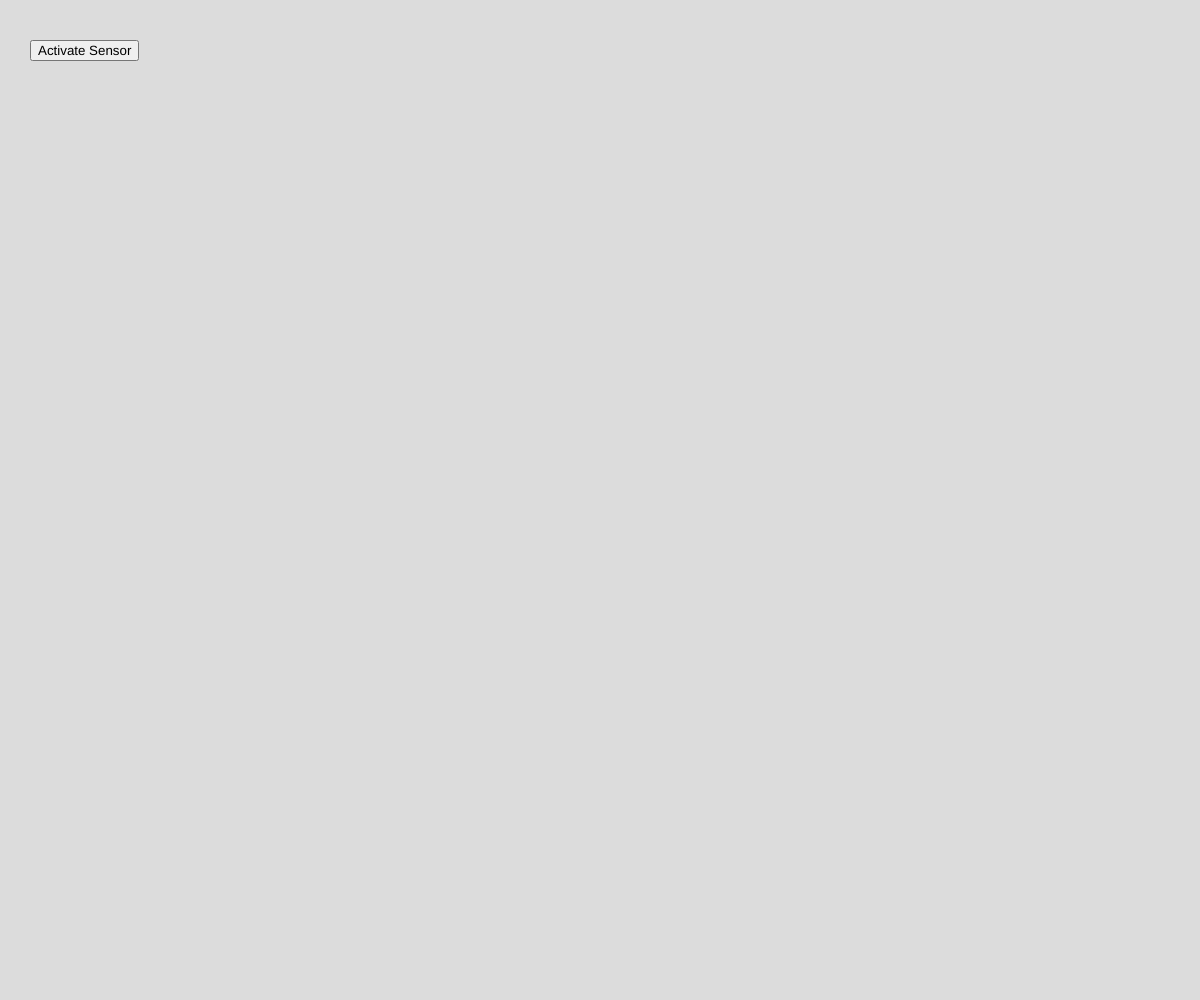
Frame 1 (no input)
Frame 60 (no input): identical to frame 1, image omitted
Frame 120 (the mouse pressed at the canvas centre since frame 60): identical to frame 1, image omitted

The p5.js sketch that drew this single still picture (run headless with seeded random() and noise() and a simulated clock; from frame 60 on, the mouse is pressed at the canvas centre):

// p5.js sketch
// ── sketch.js
let bgcolor;
let activeBtn;

function setup() {
  createCanvas(windowWidth,windowHeight);
  setShakeThreshold(30);
  bgcolor= color (255);
  activeBtn =createButton ("Activate Sensor");
  activeBtn.position (30,40);
  activeBtn.mousePressed(activateSensors);
}

function draw() {
  background(220);
}

function deviceShaken (){
  bgcolor =color (random(255),random(255),random(255));
}







// 센서 활성화 함수 (사용자 상호작용 필요)
function activateSensors() {
  // p5.js가 제공하는 유틸리티 함수
  // DeviceOrientationEvent : 모바일 기기의 방향 센서 접근
  if (typeof DeviceMotionEvent.requestPermission === "function") {
    DeviceMotionEvent.requestPermission()
      .then((permissionState) => {
        if (permissionState === "granted") {
          console.log("센서 접근 허용됨");
        } else {
          console.log("센서 접근 거부됨");
        }
      })
      .catch(console.error);
  }
  // 버튼을 숨기거나 제거하여 중복 클릭 방지
  this.remove();
}
